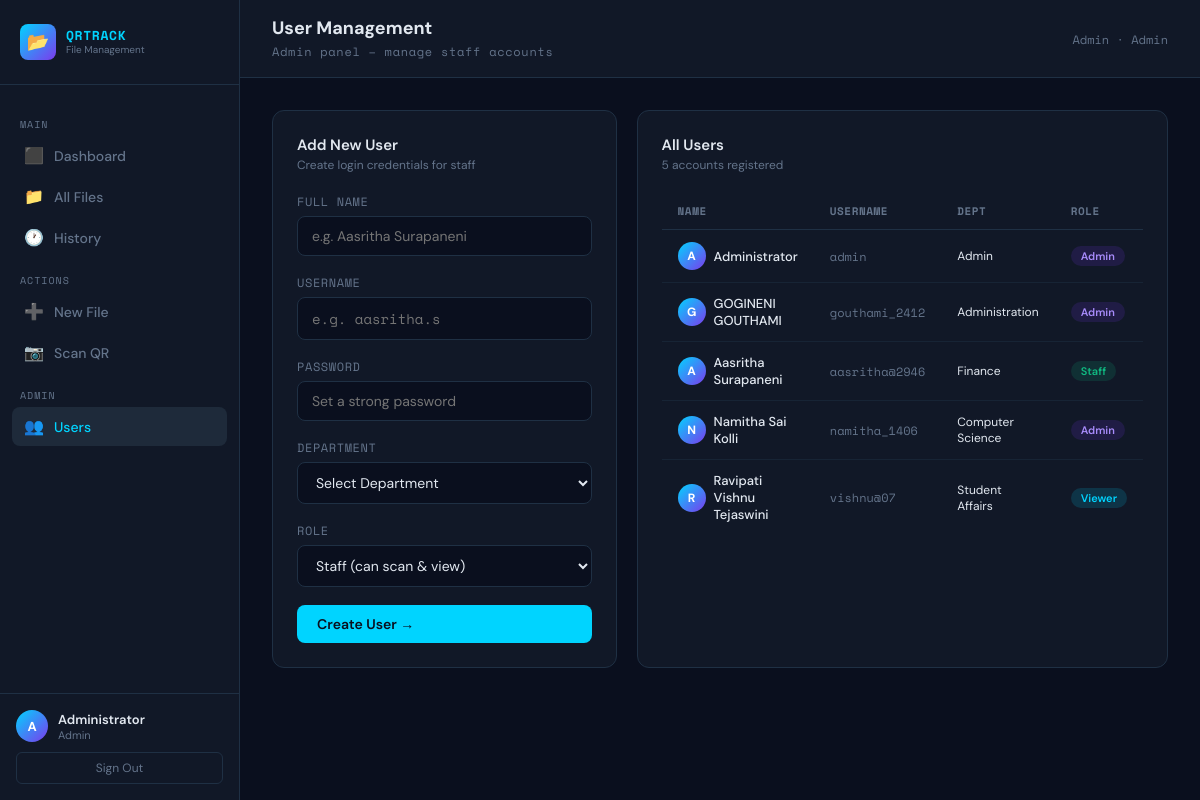
The app's page /users (signed in) with its own data.
### tables this page shows
CREATE TABLE users (
        id INTEGER PRIMARY KEY AUTOINCREMENT,
        username TEXT UNIQUE,
        password TEXT,
        role TEXT DEFAULT 'staff',
        full_name TEXT,
        department TEXT
    );

### app.py (the view, shortened to what this page needs)
@app.route("/users", methods=["GET","POST"])
@admin_required
def users():
    conn = get_db()
    all_users = conn.execute("SELECT id, username, role, full_name, department FROM users").fetchall()
    conn.close()
    return render_template("users.html", users=all_users)

### app.py (called while the page is built)
def get_db():
    conn = sqlite3.connect("database.db", timeout=10)
    conn.row_factory = sqlite3.Row
    return conn

def admin_required(f):
    @wraps(f)
    def decorated(*args, **kwargs):
        if "user" not in session:
            return redirect("/login")
        if session.get("role") != "admin":
            flash("Admin access required.", "error")
            return redirect("/")
        return f(*args, **kwargs)
    return decorated

### templates/users.html (shortened to what this page needs)
{% extends "base.html" %}
{% block page_title %}User Management{% endblock %}
{% block page_sub %}<span style="font-size:12px;color:var(--muted)">Admin panel – manage staff accounts</span>{% endblock %}
{% block content %}
<div class="grid-2">
  <div class="card">
    <div class="card-header">
      <div class="card-title">Add New User</div>
      <div class="card-sub">Create login credentials for staff</div>
    </div>
    <form method="POST">
      <div class="form-group">
        <label>FULL NAME</label>
        <input type="text" name="full_name" placeholder="e.g. Aasritha Surapaneni" required>
      </div>
      <div class="form-group">
        <label>USERNAME</label>
        <input type="text" name="username" placeholder="e.g. aasritha.s" required style="font-family:var(--mono)">
      </div>
      <div class="form-group">
        <label>PASSWORD</label>
        <input type="password" name="password" placeholder="Set a strong password" required>
      </div>
      <div class="form-group">
        <label>DEPARTMENT</label>
        <select name="department" required>
          <option value="">Select Department</option>
        </select>
      </div>
      <div class="form-group">
        <label>ROLE</label>
        <select name="role">
          <option value="staff">Staff (can scan & view)</option>
        </select>
      </div>
      <button type="submit" class="btn btn-primary" style="width:100%">Create User →</button>
    </form>
  </div>
  <div class="card">
    <div class="card-header">
      <div class="card-title">All Users</div>
      <div class="card-sub">{{ users | length }} accounts registered</div>
    </div>
    <table>
      <thead>
        <tr>
          <th>NAME</th>
          <th>USERNAME</th>
          <th>DEPT</th>
          <th>ROLE</th>
        </tr>
      </thead>
      <tbody>
        {% for u in users %}
        <tr>
          <td>
            <div style="display:flex;align-items:center;gap:8px">
              <div style="width:28px;height:28px;border-radius:50%;background:linear-gradient(135deg,var(--accent),var(--accent2));display:flex;align-items:center;justify-content:center;font-size:12px;font-weight:700;color:white;flex-shrink:0">
                {{ u['full_name'][0] }}
              </div>
              <span style="font-size:13px;font-weight:500">{{ u['full_name'] }}</span>
            </div>
          </td>
          <td style="font-family:var(--mono);font-size:12px;color:var(--muted)">{{ u['username'] }}</td>
          <td style="font-size:12px">{{ u['department'] }}</td>
          <td>
            {% if u['role'] == 'admin' %}
              <span class="badge badge-purple">Admin</span>
            {% elif u['role'] == 'viewer' %}
              <span class="badge badge-blue">Viewer</span>
            {% else %}
              <span class="badge badge-green">Staff</span>
            {% endif %}
          </td>
        </tr>
        {% endfor %}
      </tbody>
    </table>
  </div>
</div>
{% endblock %}

### templates/base.html (shortened to what this page needs)
<!DOCTYPE html>
<html lang="en">
<head>
</head>
<body>
<aside class="sidebar">
  <div class="logo">
    <div class="logo-badge">
      <div class="logo-icon">📂</div>
      <div>
        <div class="logo-text">QRTRACK</div>
        <div class="logo-sub">File Management</div>
      </div>
    </div>
  </div>
  <nav>
    <div class="nav-section">MAIN</div>
    <a href="/"        class="{{ 'active' if request.path == '/' }}"><span class="icon">⬛</span> <span>Dashboard</span></a>
    <a href="/files"   class="{{ 'active' if request.path == '/files' }}"><span class="icon">📁</span> <span>All Files</span></a>
    <a href="/history" class="{{ 'active' if request.path == '/history' }}"><span class="icon">🕐</span> <span>History</span></a>
    <div class="nav-section">ACTIONS</div>
    <a href="/create"  class="{{ 'active' if request.path == '/create' }}"><span class="icon">➕</span> <span>New File</span></a>
    <a href="/scan"    class="{{ 'active' if request.path == '/scan' }}"><span class="icon">📷</span> <span>Scan QR</span></a>
    {% if session.role == 'admin' %}
    <div class="nav-section">ADMIN</div>
    <a href="/users"   class="{{ 'active' if request.path == '/users' }}"><span class="icon">👥</span> <span>Users</span></a>
    {% endif %}
  </nav>
  <div class="sidebar-footer">
    <div class="user-info">
      <div class="avatar">{{ session.full_name[0] if session.full_name else 'U' }}</div>
      <div>
        <div class="user-name">{{ session.full_name }}</div>
        <div class="user-role">{{ session.role | capitalize }}</div>
      </div>
    </div>
    <a href="/logout" class="logout-btn">Sign Out</a>
  </div>
</aside>
<main class="main">
  <div class="topbar">
    <div class="page-title">
      <strong>{% block page_title %}Dashboard{% endblock %}</strong>
      {% block page_sub %}{% endblock %}
    </div>
    <div>
      <span style="font-family:var(--mono);font-size:12px;color:var(--muted)">
        {{ session.department }} · {{ session.role | capitalize }}
      </span>
    </div>
  </div>
  <div class="content">
    {% block content %}{% endblock %}
  </div>
</main>
</body>
</html>

### records on screen
users: full_name "Administrator", full_name "A", username "admin", department "Admin", role "Admin"
users: full_name "G", full_name "GOGINENI GOUTHAMI", username "gouthami_2412", department "Administration", role "Admin"
users: full_name "A", full_name "Aasritha Surapaneni", username "aasritha@2946", department "Finance", role "Staff"
users: full_name "N", full_name "Namitha Sai Kolli", username "namitha_1406", department "Computer Science", role "Admin"
users: full_name "R", full_name "Ravipati Vishnu Tejaswini", username "vishnu@07", department "Student Affairs", role "Viewer"

### other values on screen
{{ session.full_name[0] if session.full_name else 'U' }} "A"
{{ session.role | capitalize }} "Admin"
{{ session.department }} "Admin"
{{ users | length }} "5"
